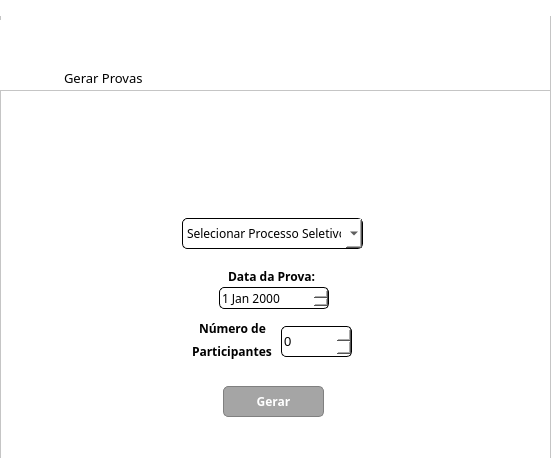
<?xml version="1.0" encoding="UTF-8"?>
<ui version="4.0">
 <class>MainWindow</class>
 <widget class="QMainWindow" name="MainWindow">
  <property name="geometry">
   <rect>
    <x>0</x>
    <y>0</y>
    <width>551</width>
    <height>475</height>
   </rect>
  </property>
  <property name="minimumSize">
   <size>
    <width>551</width>
    <height>475</height>
   </size>
  </property>
  <property name="maximumSize">
   <size>
    <width>551</width>
    <height>475</height>
   </size>
  </property>
  <property name="sizeIncrement">
   <size>
    <width>551</width>
    <height>475</height>
   </size>
  </property>
  <property name="baseSize">
   <size>
    <width>551</width>
    <height>475</height>
   </size>
  </property>
  <property name="windowTitle">
   <string>MainWindow</string>
  </property>
  <widget class="QWidget" name="centralwidget">
   <widget class="QFrame" name="frame_CorrigirProvas">
    <property name="geometry">
     <rect>
      <x>0</x>
      <y>0</y>
      <width>551</width>
      <height>91</height>
     </rect>
    </property>
    <property name="styleSheet">
     <string notr="true">background-color: rgb(255, 255, 255);</string>
    </property>
    <property name="frameShape">
     <enum>QFrame::StyledPanel</enum>
    </property>
    <property name="frameShadow">
     <enum>QFrame::Raised</enum>
    </property>
    <widget class="QLabel" name="label_barrabosch">
     <property name="geometry">
      <rect>
       <x>0</x>
       <y>0</y>
       <width>551</width>
       <height>16</height>
      </rect>
     </property>
     <property name="text">
      <string/>
     </property>
     <property name="pixmap">
      <pixmap>Bosch-Supergraphic.svg</pixmap>
     </property>
     <property name="scaledContents">
      <bool>true</bool>
     </property>
    </widget>
    <widget class="QLabel" name="label_logobosch">
     <property name="geometry">
      <rect>
       <x>0</x>
       <y>20</y>
       <width>171</width>
       <height>71</height>
      </rect>
     </property>
     <property name="text">
      <string/>
     </property>
     <property name="pixmap">
      <pixmap>Bosch_symbol_logo_black_red.png</pixmap>
     </property>
     <property name="scaledContents">
      <bool>true</bool>
     </property>
    </widget>
    <widget class="QLabel" name="label_escritacorrecao">
     <property name="geometry">
      <rect>
       <x>64</x>
       <y>70</y>
       <width>81</width>
       <height>16</height>
      </rect>
     </property>
     <property name="font">
      <font>
       <family>Bosch Sans</family>
       <pointsize>10</pointsize>
      </font>
     </property>
     <property name="text">
      <string>Gerar Provas</string>
     </property>
    </widget>
   </widget>
   <widget class="QFrame" name="frame_CorrigirProvas_2">
    <property name="geometry">
     <rect>
      <x>0</x>
      <y>90</y>
      <width>551</width>
      <height>391</height>
     </rect>
    </property>
    <property name="maximumSize">
     <size>
      <width>551</width>
      <height>475</height>
     </size>
    </property>
    <property name="baseSize">
     <size>
      <width>551</width>
      <height>475</height>
     </size>
    </property>
    <property name="styleSheet">
     <string notr="true">background-color: rgb(255, 255, 255);</string>
    </property>
    <property name="frameShape">
     <enum>QFrame::StyledPanel</enum>
    </property>
    <property name="frameShadow">
     <enum>QFrame::Raised</enum>
    </property>
    <widget class="QLabel" name="label_logotestquest">
     <property name="geometry">
      <rect>
       <x>110</x>
       <y>27</y>
       <width>321</width>
       <height>81</height>
      </rect>
     </property>
     <property name="text">
      <string/>
     </property>
     <property name="pixmap">
      <pixmap>logo.png</pixmap>
     </property>
     <property name="scaledContents">
      <bool>true</bool>
     </property>
    </widget>
    <widget class="QComboBox" name="comboBox_SelecionarProcessoSeletivo">
     <property name="geometry">
      <rect>
       <x>182</x>
       <y>128</y>
       <width>181</width>
       <height>31</height>
      </rect>
     </property>
     <property name="font">
      <font>
       <family>Bosch Sans</family>
      </font>
     </property>
     <property name="styleSheet">
      <string notr="true">border: 1px solid black;
border-radius: 5px;</string>
     </property>
     <item>
      <property name="text">
       <string>Selecionar Processo Seletivo</string>
      </property>
     </item>
     <item>
      <property name="text">
       <string>Smart Automation</string>
      </property>
     </item>
     <item>
      <property name="text">
       <string>Mecatronica </string>
      </property>
     </item>
     <item>
      <property name="text">
       <string>Administração</string>
      </property>
     </item>
     <item>
      <property name="text">
       <string>Manufatura Digital</string>
      </property>
     </item>
    </widget>
    <widget class="QDateEdit" name="dateEdit">
     <property name="geometry">
      <rect>
       <x>219</x>
       <y>197</y>
       <width>110</width>
       <height>22</height>
      </rect>
     </property>
     <property name="font">
      <font>
       <family>Bosch Sans</family>
      </font>
     </property>
     <property name="styleSheet">
      <string notr="true">border: 1px solid black;
border-radius: 5px;</string>
     </property>
    </widget>
    <widget class="QLabel" name="label_datadaprova">
     <property name="geometry">
      <rect>
       <x>228</x>
       <y>178</y>
       <width>91</width>
       <height>16</height>
      </rect>
     </property>
     <property name="font">
      <font>
       <family>Bosch Sans</family>
       <pointsize>9</pointsize>
       <weight>75</weight>
       <bold>true</bold>
      </font>
     </property>
     <property name="text">
      <string>Data da Prova:</string>
     </property>
    </widget>
    <widget class="QLabel" name="label_numero">
     <property name="geometry">
      <rect>
       <x>199</x>
       <y>228</y>
       <width>71</width>
       <height>20</height>
      </rect>
     </property>
     <property name="font">
      <font>
       <family>Bosch Sans</family>
       <pointsize>9</pointsize>
       <weight>75</weight>
       <bold>true</bold>
      </font>
     </property>
     <property name="text">
      <string>Número de</string>
     </property>
    </widget>
    <widget class="QLabel" name="label_participantes">
     <property name="geometry">
      <rect>
       <x>192</x>
       <y>251</y>
       <width>81</width>
       <height>20</height>
      </rect>
     </property>
     <property name="font">
      <font>
       <family>Bosch Sans</family>
       <pointsize>9</pointsize>
       <weight>75</weight>
       <bold>true</bold>
      </font>
     </property>
     <property name="text">
      <string>Participantes</string>
     </property>
    </widget>
    <widget class="QSpinBox" name="spinBox_nParticipantes">
     <property name="geometry">
      <rect>
       <x>281</x>
       <y>236</y>
       <width>71</width>
       <height>31</height>
      </rect>
     </property>
     <property name="font">
      <font>
       <pointsize>10</pointsize>
      </font>
     </property>
     <property name="styleSheet">
      <string notr="true">border: 1px solid black;
border-radius: 5px;</string>
     </property>
     <property name="maximum">
      <number>99999</number>
     </property>
    </widget>
    <widget class="QPushButton" name="botaoGerar_GerarProvas">
     <property name="geometry">
      <rect>
       <x>223</x>
       <y>296</y>
       <width>101</width>
       <height>31</height>
      </rect>
     </property>
     <property name="font">
      <font>
       <family>Bosch Sans</family>
       <pointsize>9</pointsize>
       <weight>75</weight>
       <bold>true</bold>
      </font>
     </property>
     <property name="styleSheet">
      <string notr="true">background-color: rgb(165, 165, 165);
color: rgb(255, 255, 255);
border: 1px solid Grey;
border-radius: 5px;</string>
     </property>
     <property name="text">
      <string>Gerar</string>
     </property>
    </widget>
    <widget class="QLabel" name="label">
     <property name="geometry">
      <rect>
       <x>0</x>
       <y>368</y>
       <width>551</width>
       <height>20</height>
      </rect>
     </property>
     <property name="text">
      <string/>
     </property>
     <property name="pixmap">
      <pixmap>Bosch-Supergraphic.svg</pixmap>
     </property>
     <property name="scaledContents">
      <bool>true</bool>
     </property>
    </widget>
   </widget>
  </widget>
 </widget>
 <resources/>
 <connections/>
</ui>
